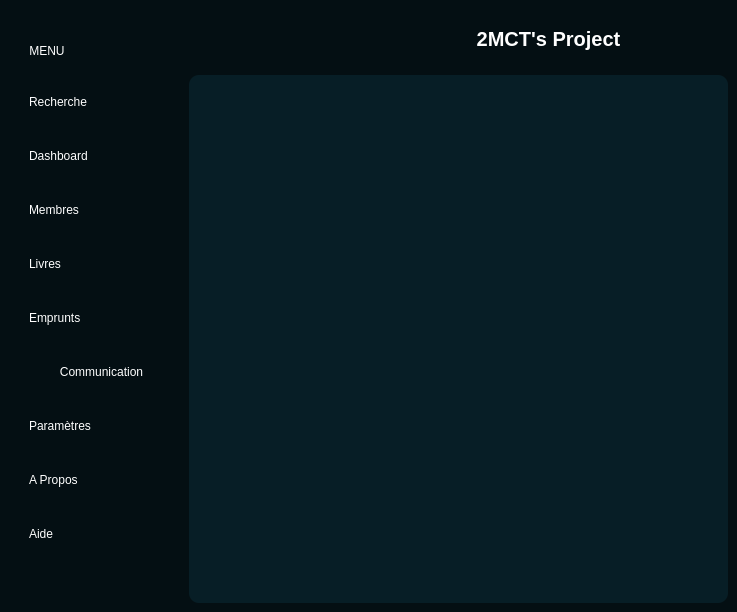
<?xml version="1.0" encoding="UTF-8"?>
<ui version="4.0">
 <class>MainWindow</class>
 <widget class="QMainWindow" name="MainWindow">
  <property name="geometry">
   <rect>
    <x>0</x>
    <y>0</y>
    <width>737</width>
    <height>612</height>
   </rect>
  </property>
  <property name="windowTitle">
   <string>MainWindow</string>
  </property>
  <widget class="QWidget" name="centralwidget">
   <property name="styleSheet">
    <string notr="true">*{
    border: none;
    background-color: transparent;
	color : #fff;
}

#centralwidget{
    background-color: #040f13;
}

#menu_side{
   background-color: #040f13;
    border-radius: 20px;
}

QPushButton{
    padding: 20px;
    background-color: #040f13;
}

#main_body{
    background-color: #071e26;
    border-radius: 10px;
}
</string>
   </property>
   <layout class="QVBoxLayout" name="verticalLayout">
    <item alignment="Qt::AlignTop">
     <widget class="QFrame" name="header">
      <property name="minimumSize">
       <size>
        <width>0</width>
        <height>60</height>
       </size>
      </property>
      <property name="maximumSize">
       <size>
        <width>16777215</width>
        <height>60</height>
       </size>
      </property>
      <property name="frameShape">
       <enum>QFrame::StyledPanel</enum>
      </property>
      <property name="frameShadow">
       <enum>QFrame::Raised</enum>
      </property>
      <layout class="QHBoxLayout" name="horizontalLayout_2">
       <property name="spacing">
        <number>0</number>
       </property>
       <property name="leftMargin">
        <number>0</number>
       </property>
       <property name="topMargin">
        <number>0</number>
       </property>
       <property name="rightMargin">
        <number>0</number>
       </property>
       <property name="bottomMargin">
        <number>0</number>
       </property>
       <item alignment="Qt::AlignLeft">
        <widget class="QFrame" name="frame">
         <property name="minimumSize">
          <size>
           <width>0</width>
           <height>70</height>
          </size>
         </property>
         <property name="maximumSize">
          <size>
           <width>16777215</width>
           <height>70</height>
          </size>
         </property>
         <property name="frameShape">
          <enum>QFrame::StyledPanel</enum>
         </property>
         <property name="frameShadow">
          <enum>QFrame::Raised</enum>
         </property>
         <layout class="QHBoxLayout" name="horizontalLayout_4">
          <property name="spacing">
           <number>0</number>
          </property>
          <property name="leftMargin">
           <number>0</number>
          </property>
          <property name="topMargin">
           <number>0</number>
          </property>
          <property name="rightMargin">
           <number>0</number>
          </property>
          <property name="bottomMargin">
           <number>0</number>
          </property>
          <item>
           <widget class="QPushButton" name="menuBtn">
            <property name="minimumSize">
             <size>
              <width>0</width>
              <height>60</height>
             </size>
            </property>
            <property name="maximumSize">
             <size>
              <width>16777215</width>
              <height>45</height>
             </size>
            </property>
            <property name="text">
             <string>MENU</string>
            </property>
            <property name="icon">
             <iconset resource="icons.qrc">
              <normaloff>:/iconWhite/align-justify.svg</normaloff>:/iconWhite/align-justify.svg</iconset>
            </property>
            <property name="iconSize">
             <size>
              <width>21</width>
              <height>21</height>
             </size>
            </property>
           </widget>
          </item>
         </layout>
        </widget>
       </item>
       <item>
        <widget class="QFrame" name="frame_3">
         <property name="minimumSize">
          <size>
           <width>0</width>
           <height>0</height>
          </size>
         </property>
         <property name="frameShape">
          <enum>QFrame::StyledPanel</enum>
         </property>
         <property name="frameShadow">
          <enum>QFrame::Raised</enum>
         </property>
         <layout class="QHBoxLayout" name="horizontalLayout_3">
          <item>
           <widget class="QLabel" name="label">
            <property name="font">
             <font>
              <pointsize>15</pointsize>
              <weight>75</weight>
              <bold>true</bold>
             </font>
            </property>
            <property name="text">
             <string>2MCT's Project</string>
            </property>
            <property name="alignment">
             <set>Qt::AlignCenter</set>
            </property>
           </widget>
          </item>
         </layout>
        </widget>
       </item>
      </layout>
     </widget>
    </item>
    <item>
     <widget class="QFrame" name="frame_2">
      <property name="sizePolicy">
       <sizepolicy hsizetype="Preferred" vsizetype="Expanding">
        <horstretch>0</horstretch>
        <verstretch>0</verstretch>
       </sizepolicy>
      </property>
      <property name="frameShape">
       <enum>QFrame::StyledPanel</enum>
      </property>
      <property name="frameShadow">
       <enum>QFrame::Raised</enum>
      </property>
      <layout class="QHBoxLayout" name="horizontalLayout">
       <property name="spacing">
        <number>0</number>
       </property>
       <property name="leftMargin">
        <number>0</number>
       </property>
       <property name="topMargin">
        <number>0</number>
       </property>
       <property name="rightMargin">
        <number>0</number>
       </property>
       <property name="bottomMargin">
        <number>0</number>
       </property>
       <item>
        <widget class="QWidget" name="menu_side" native="true">
         <property name="minimumSize">
          <size>
           <width>180</width>
           <height>300</height>
          </size>
         </property>
         <property name="maximumSize">
          <size>
           <width>100</width>
           <height>700</height>
          </size>
         </property>
         <layout class="QVBoxLayout" name="verticalLayout_2">
          <property name="spacing">
           <number>0</number>
          </property>
          <property name="leftMargin">
           <number>0</number>
          </property>
          <property name="topMargin">
           <number>0</number>
          </property>
          <property name="rightMargin">
           <number>0</number>
          </property>
          <property name="bottomMargin">
           <number>0</number>
          </property>
          <item alignment="Qt::AlignTop">
           <widget class="QFrame" name="frame_4">
            <property name="minimumSize">
             <size>
              <width>0</width>
              <height>0</height>
             </size>
            </property>
            <property name="styleSheet">
             <string notr="true"/>
            </property>
            <property name="frameShape">
             <enum>QFrame::StyledPanel</enum>
            </property>
            <property name="frameShadow">
             <enum>QFrame::Raised</enum>
            </property>
            <layout class="QVBoxLayout" name="verticalLayout_3">
             <property name="spacing">
              <number>0</number>
             </property>
             <property name="leftMargin">
              <number>0</number>
             </property>
             <property name="topMargin">
              <number>0</number>
             </property>
             <property name="rightMargin">
              <number>0</number>
             </property>
             <property name="bottomMargin">
              <number>0</number>
             </property>
             <item>
              <widget class="QPushButton" name="btnSearch">
               <property name="styleSheet">
                <string notr="true">#btnSearch{
	text-align: left
}</string>
               </property>
               <property name="text">
                <string>Recherche</string>
               </property>
               <property name="icon">
                <iconset resource="icons.qrc">
                 <normaloff>:/iconWhite/search.svg</normaloff>:/iconWhite/search.svg</iconset>
               </property>
               <property name="iconSize">
                <size>
                 <width>20</width>
                 <height>20</height>
                </size>
               </property>
              </widget>
             </item>
             <item>
              <widget class="QPushButton" name="btnDash">
               <property name="styleSheet">
                <string notr="true">#btnDash{
	text-align: left
}</string>
               </property>
               <property name="text">
                <string>Dashboard</string>
               </property>
               <property name="icon">
                <iconset resource="icons.qrc">
                 <normaloff>:/iconWhite/bar-chart-2.svg</normaloff>:/iconWhite/bar-chart-2.svg</iconset>
               </property>
               <property name="iconSize">
                <size>
                 <width>20</width>
                 <height>20</height>
                </size>
               </property>
              </widget>
             </item>
             <item>
              <widget class="QPushButton" name="btnMember">
               <property name="styleSheet">
                <string notr="true">#btnMember{
	text-align: left
}</string>
               </property>
               <property name="text">
                <string>Membres</string>
               </property>
               <property name="icon">
                <iconset resource="icons.qrc">
                 <normaloff>:/iconWhite/users.svg</normaloff>:/iconWhite/users.svg</iconset>
               </property>
               <property name="iconSize">
                <size>
                 <width>20</width>
                 <height>20</height>
                </size>
               </property>
              </widget>
             </item>
             <item>
              <widget class="QPushButton" name="btnBook">
               <property name="styleSheet">
                <string notr="true">#btnBook{
	text-align: left
}</string>
               </property>
               <property name="text">
                <string>Livres</string>
               </property>
               <property name="icon">
                <iconset resource="icons.qrc">
                 <normaloff>:/iconWhite/book.svg</normaloff>:/iconWhite/book.svg</iconset>
               </property>
               <property name="iconSize">
                <size>
                 <width>20</width>
                 <height>20</height>
                </size>
               </property>
              </widget>
             </item>
             <item>
              <widget class="QPushButton" name="btnEmprunt">
               <property name="styleSheet">
                <string notr="true">#btnEmprunt{
	text-align: left;
}</string>
               </property>
               <property name="text">
                <string>Emprunts</string>
               </property>
               <property name="icon">
                <iconset resource="icons.qrc">
                 <normaloff>:/iconWhite/repeat.svg</normaloff>:/iconWhite/repeat.svg</iconset>
               </property>
               <property name="iconSize">
                <size>
                 <width>20</width>
                 <height>20</height>
                </size>
               </property>
              </widget>
             </item>
             <item>
              <widget class="QPushButton" name="btnCommunication">
               <property name="styleSheet">
                <string notr="true">#btnCommunication{
	padding-left : 25px;
}</string>
               </property>
               <property name="text">
                <string>Communication</string>
               </property>
               <property name="icon">
                <iconset resource="icons.qrc">
                 <normaloff>:/iconWhite/mail.svg</normaloff>:/iconWhite/mail.svg</iconset>
               </property>
               <property name="iconSize">
                <size>
                 <width>20</width>
                 <height>20</height>
                </size>
               </property>
              </widget>
             </item>
             <item>
              <widget class="QPushButton" name="btnSetting">
               <property name="styleSheet">
                <string notr="true">#btnSetting{
	text-align: left;
}</string>
               </property>
               <property name="text">
                <string>Paramètres</string>
               </property>
               <property name="icon">
                <iconset resource="icons.qrc">
                 <normaloff>:/iconWhite/settings.svg</normaloff>:/iconWhite/settings.svg</iconset>
               </property>
               <property name="iconSize">
                <size>
                 <width>20</width>
                 <height>20</height>
                </size>
               </property>
              </widget>
             </item>
             <item>
              <widget class="QPushButton" name="btnAbout">
               <property name="styleSheet">
                <string notr="true">#btnAbout{
	text-align: left;
}</string>
               </property>
               <property name="text">
                <string>A Propos</string>
               </property>
               <property name="icon">
                <iconset resource="icons.qrc">
                 <normaloff>:/iconWhite/info.svg</normaloff>:/iconWhite/info.svg</iconset>
               </property>
               <property name="iconSize">
                <size>
                 <width>20</width>
                 <height>20</height>
                </size>
               </property>
              </widget>
             </item>
             <item>
              <widget class="QPushButton" name="btnHelp">
               <property name="styleSheet">
                <string notr="true">#btnHelp{
	text-align: left;
}</string>
               </property>
               <property name="text">
                <string>Aide</string>
               </property>
               <property name="icon">
                <iconset resource="icons.qrc">
                 <normaloff>:/iconWhite/help-circle.svg</normaloff>:/iconWhite/help-circle.svg</iconset>
               </property>
               <property name="iconSize">
                <size>
                 <width>20</width>
                 <height>20</height>
                </size>
               </property>
              </widget>
             </item>
            </layout>
           </widget>
          </item>
         </layout>
        </widget>
       </item>
       <item>
        <widget class="QFrame" name="main_body">
         <property name="sizePolicy">
          <sizepolicy hsizetype="Expanding" vsizetype="Preferred">
           <horstretch>0</horstretch>
           <verstretch>0</verstretch>
          </sizepolicy>
         </property>
         <property name="minimumSize">
          <size>
           <width>0</width>
           <height>0</height>
          </size>
         </property>
         <property name="frameShape">
          <enum>QFrame::StyledPanel</enum>
         </property>
         <property name="frameShadow">
          <enum>QFrame::Raised</enum>
         </property>
         <layout class="QHBoxLayout" name="horizontalLayout_5">
          <item>
           <widget class="QLabel" name="label_2">
            <property name="text">
             <string/>
            </property>
            <property name="alignment">
             <set>Qt::AlignCenter</set>
            </property>
           </widget>
          </item>
          <item>
           <widget class="QStackedWidget" name="stackedWidget">
            <property name="minimumSize">
             <size>
              <width>0</width>
              <height>0</height>
             </size>
            </property>
            <widget class="QWidget" name="page"/>
            <widget class="QWidget" name="page_3"/>
            <widget class="QWidget" name="page_2"/>
           </widget>
          </item>
         </layout>
        </widget>
       </item>
      </layout>
     </widget>
    </item>
   </layout>
  </widget>
  <widget class="QMenuBar" name="menubar">
   <property name="geometry">
    <rect>
     <x>0</x>
     <y>0</y>
     <width>737</width>
     <height>23</height>
    </rect>
   </property>
  </widget>
 </widget>
 <resources>
  <include location="icons.qrc"/>
 </resources>
 <connections/>
</ui>
